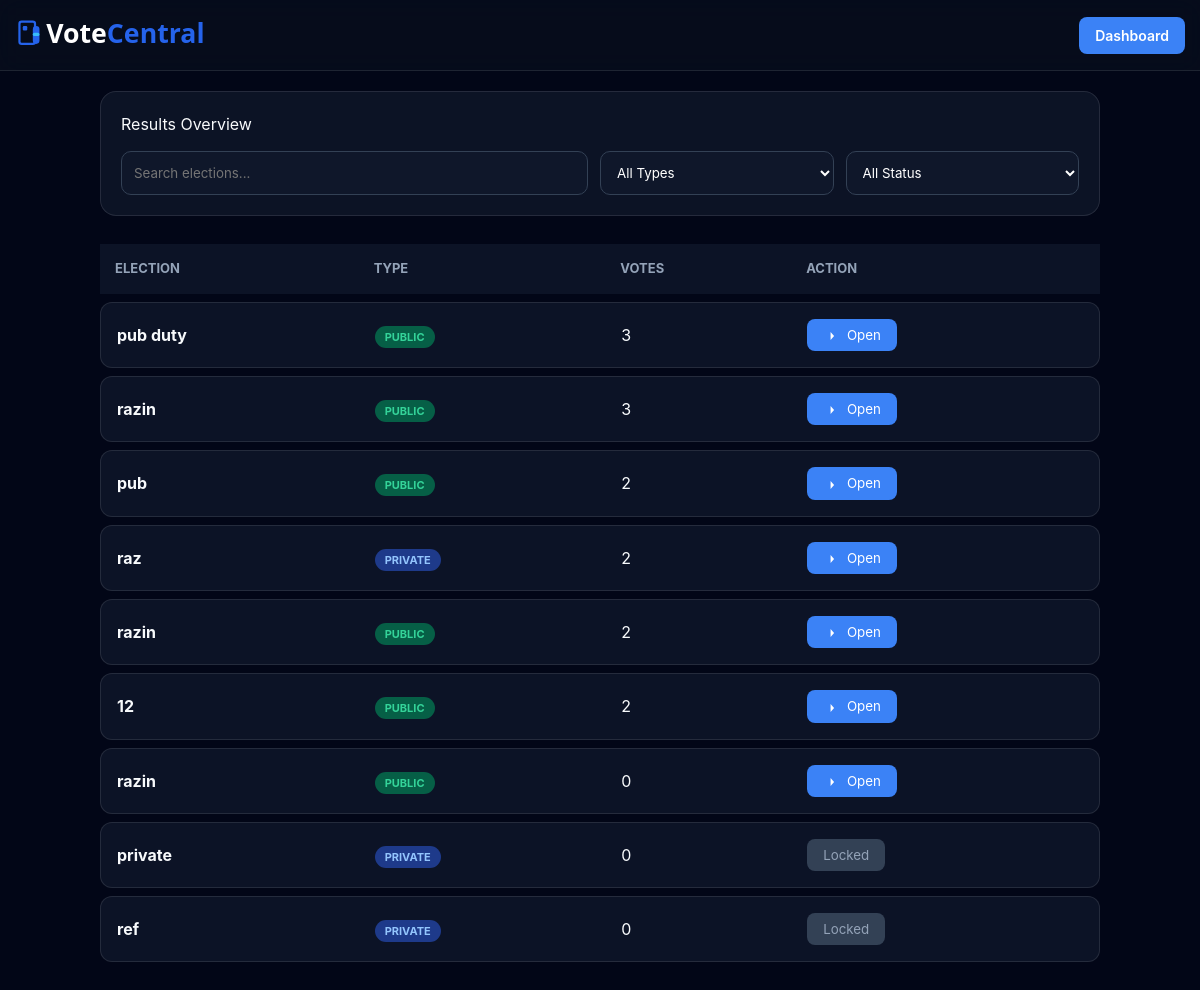
Page /admin/results (signed in) on the committed database.
### app.py (models this page shows)
class Election(db.Model):
    id = db.Column(db.Integer, primary_key=True)
    admin_id = db.Column(db.Integer, db.ForeignKey("admin.id"))
    name = db.Column(db.String(120))
    election_type = db.Column(db.String(20))  # public / private
    public_code = db.Column(db.String(20), nullable=True)
    start_time = db.Column(db.String(40), nullable=True)
    end_time = db.Column(db.String(40), nullable=True)
    result_visible = db.Column(db.Boolean, default=True)
    candidates = db.relationship("Candidate", backref="election", cascade="all,delete")
    votes = db.relationship("Vote", backref="election", cascade="all,delete")
    whitelist = db.relationship("VoterWhitelist", backref="election", cascade="all,delete")

### app.py (the view)
@app.route("/admin/results")
def admin_results_page():
    if not require_admin_login():
        return redirect("/")
    admin = Admin.query.get(session["admin_id"])
    elections = Election.query.filter_by(admin_id=admin.id).all()
    result_list = []
    now = datetime.now()
    for e in elections:
        total_votes = Vote.query.filter_by(election_id=e.id).count()
        ended = False
        if e.end_time:
            end_dt = datetime.fromisoformat(e.end_time) if isinstance(e.end_time, str) else e.end_time
            ended = now >= end_dt
        can_open = False
        reason = ""
        if not e.result_visible:
            reason = "This election is currently set to 'Hidden' by Admin settings."
        elif e.election_type == 'private' and not ended:
            reason = f"Private election results remain locked until the end time ({e.end_time})."
        else:
            can_open = True
        result_list.append({
            "id": e.id,
            "name": e.name,
            "type": e.election_type,
            "total_votes": total_votes,
            "ended": ended,
            "visible": e.result_visible,
            "can_open": can_open,
            "reason": reason
        })
    return render_template("admin_results.html", elections=result_list, admin=admin)

### app.py (called while the page is built)
def require_admin_login():
    if "admin_id" not in session or not session["admin_id"]:
        flash("Admin login required")
        return False
    return True

### templates/admin_results.html (shortened to what this page needs)
<!DOCTYPE html>
<html lang="en">
<head>
</head>
<body>
<nav class="nav-header">
  <div class="header-title-group">
    <img src="/static/uploads/votecentral-logo.svg"
         class="mobile-title-logo"
         alt="VoteCentral">
  </div>
  <a href="/admin/dashboard" class="btn-dash">Dashboard</a>
</nav>
<div class="container">
    <div class="filter-card">
        <div class="section-title">Results Overview</div>
        <div class="filter-grid">
            <input id="searchBox" placeholder="Search elections...">
            <select id="filterType">
                <option value="">All Types</option>
            </select>
            <select id="filterStatus">
                <option value="">All Status</option>
            </select>
        </div>
    </div>
    <div class="results-container">
        <table class="desktop-table">
            <thead>
                <tr>
                    <th>Election</th>
                    <th>Type</th>
                    <th>Votes</th>
                    <th>Action</th>
                </tr>
            </thead>
            <tbody>
                {% for e in elections %}
                <tr class="result-row" data-name="{{ e.name|lower }}" data-type="{{ e.type }}" data-status="{{ 'available' if e.can_open else 'locked' }}">
                    <td><strong>{{ e.name }}</strong></td>
                    <td><span class="badge {{ 'badge-pub' if e.type == 'public' else 'badge-pri' }}">{{ e.type.upper() }}</span></td>
                    <td>{{ e.total_votes }}</td>
                    <td>
                        {% if e.can_open %}
                            <a href="/admin/results/{{ e.id }}"><button class="btn-open">
  <svg class="icon" viewBox="0 0 24 24">
    <path d="M5 12h14M13 5l6 7-6 7"/>
  </svg>
  Open
</button>
</a>
                        {% else %}
                            <button class="btn-locked" onclick="showReason('{{ e.reason }}')">Locked</button>
                        {% endif %}
                    </td>
                </tr>
                {% endfor %}
            </tbody>
        </table>
    </div>
</div>
</body>
</html>

### templates/admin_results.html (style rules this page uses)
:root { --bg: #020617; --card-bg: rgba(15, 23, 42, 0.8); --border: rgba(255, 255, 255, 0.1); --accent: #3b82f6; --text-main: #f8fafc; --text-dim: #94a3b8; --glass: blur(12px); }
* { margin: 0; padding: 0; box-sizing: border-box; font-family: 'Inter', system-ui, sans-serif; }
body { background: var(--bg); color: var(--text-main); line-height: 1.5; padding-bottom: 40px; }
.nav-header { display: flex; justify-content: space-between; align-items: center; padding: 15px; background: rgba(11, 18, 32, 0.5); backdrop-filter: var(--glass); border-bottom: 1px solid var(--border); position: sticky; top: 0; z-index: 100; }
.btn-dash { background: var(--accent); color: white; padding: 8px 16px; border-radius: 8px; text-decoration: none; font-size: 14px; font-weight: 600; transition: 0.3s; }
.container { width: 1000px; max-width: 95%; margin: 20px auto; }
.filter-card { background: var(--card-bg); backdrop-filter: var(--glass); border: 1px solid var(--border); border-radius: 16px; padding: 20px; margin-bottom: 20px; }
.filter-grid { display: grid; grid-template-columns: 2fr 1fr 1fr; gap: 12px; margin-top: 15px; }
input, select { background: #0f172a; border: 1px solid #334155; color: white; padding: 12px; border-radius: 10px; outline: none; }
.results-container { overflow-x: auto; }
.desktop-table { width: 100%; border-collapse: separate; border-spacing: 0 8px; }
.desktop-table th { padding: 15px; text-align: left; color: var(--text-dim); font-size: 13px; text-transform: uppercase; }
.desktop-table tr { background: var(--card-bg); transition: 0.2s; }
.desktop-table td { padding: 16px; border-top: 1px solid var(--border); border-bottom: 1px solid var(--border); }
.desktop-table td:first-child { border-left: 1px solid var(--border); border-radius: 12px 0 0 12px; }
.desktop-table td:last-child { border-right: 1px solid var(--border); border-radius: 0 12px 12px 0; }
.badge { padding: 4px 10px; border-radius: 20px; font-size: 11px; font-weight: 700; }
.badge-pub { background: #065f46; color: #34d399; }
.badge-pri { background: #1e3a8a; color: #93c5fd; }
.btn-open { background: var(--accent); border: none; color: white; padding: 8px 16px; border-radius: 8px; cursor: pointer; }
.btn-locked { background: #334155; color: #94a3b8; border: none; padding: 8px 16px; border-radius: 8px; cursor: not-allowed; }
.header-title-group { display:flex; flex-direction:column; align-items:flex-start; }
.mobile-title-logo { height: 40px; }
.icon { width:14px; height:14px; fill:currentColor; margin-right:6px; vertical-align:middle; }

### rows in the picture
Election: name "pub duty", type "PUBLIC", total_votes "3"
Election: name "razin", type "PUBLIC", total_votes "3"
Election: name "pub", type "PUBLIC", total_votes "2"
Election: name "raz", type "PRIVATE", total_votes "2"
Election: name "razin", type "PUBLIC", total_votes "2"
Election: name "12", type "PUBLIC", total_votes "2"
Election: name "razin", type "PUBLIC", total_votes "0"
Election: name "private", type "PRIVATE", total_votes "0"
Election: name "ref", type "PRIVATE", total_votes "0"
